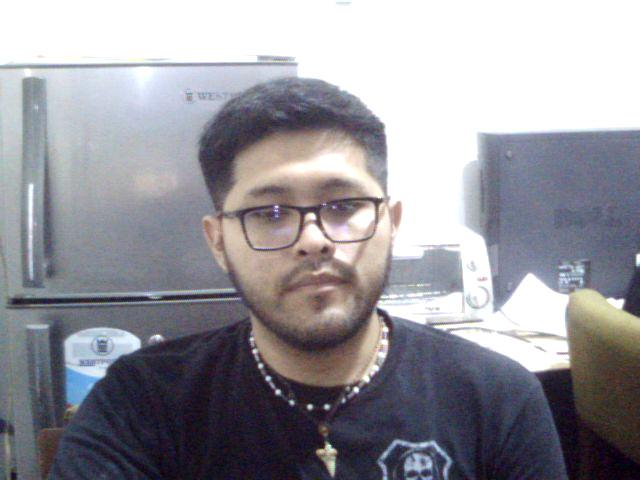
#> input picture debug_images/login_facial_20250926_104629.jpg, 640 x 480 px
$ python -i facial_recognition.py   (imports and definitions only)
#> lines starting #> are read from the running program, lines starting #| are printed output that depends on the picture
import cv2
import numpy as np
from PIL import Image
import base64
import io
import hashlib
import random
import json
import re
from math import sqrt
import face_recognition as fr

class FacialRecognitionService:
    """Servicio de reconocimiento facial inteligente que combina face_recognition con Grok 4 Fast Free"""

    # [66 lines left out: functions safe_float, safe_random_seed, decode_base64_image, not called in this run]

    @staticmethod
    def preprocess_image(image_array):
        """Preprocesar imagen para mejor reconocimiento facial"""
        try:
            # Redimensionar si es muy grande (máximo 512px en el lado más largo)
            height, width = image_array.shape[:2]
            max_size = 512

            if max(width, height) > max_size:
                scale = max_size / max(width, height)
                new_width = int(width * scale)
                new_height = int(height * scale)
                image_array = cv2.resize(image_array, (new_width, new_height), interpolation=cv2.INTER_LANCZOS4)

            # Convertir a espacio de color LAB para mejor procesamiento
            lab = cv2.cvtColor(image_array, cv2.COLOR_RGB2LAB)
            l, a, b = cv2.split(lab)

            # Ecualizar histograma del canal L (luminancia)
            clahe = cv2.createCLAHE(clipLimit=3.0, tileGridSize=(8,8))
            l = clahe.apply(l)

            # Recombinar canales
            lab = cv2.merge((l,a,b))
            image_array = cv2.cvtColor(lab, cv2.COLOR_LAB2RGB)

            return image_array
        except Exception as e:
            print(f"Error preprocesando imagen: {e}")
            return image_array

    @staticmethod
    def extract_face_embedding(image_array, strict_validation=True, grok_client=None):
        """
        Extraer embedding facial inteligente combinando face_recognition con Grok 4 Fast Free
        Ambos métodos funcionan simultáneamente para mayor precisión
        """
        try:
            print("🧠 INICIANDO RECONOCIMIENTO FACIAL INTELIGENTE...")

            # Validar calidad básica de imagen
            quality_ok, quality_msg = FacialRecognitionService.validate_image_quality(image_array)
            if not quality_ok:
                print(f"❌ Imagen no pasa validación: {quality_msg}")
                return {
                    'embedding': None,
                    'model': None,
                    'confidence': 0,
                    'face_detected': False,
                    'detection_method': None
                }

            # Preparar imagen para ambos métodos
            processed_image = FacialRecognitionService.preprocess_image(image_array)

            # Ejecutar ambos métodos en paralelo (simulado)
            face_recognition_result = None
            grok_result = None

            # 1. FACE_RECOGNITION: Detectar rostro y obtener datos detallados
            print("🔍 Ejecutando face_recognition para detección detallada...")
            try:
                face_recognition_data = FacialRecognitionService.extract_face_data_with_face_recognition(processed_image)
                if face_recognition_data['face_detected']:
                    face_recognition_result = face_recognition_data
                    print("✅ Face_recognition detectó rostro exitosamente")
                else:
                    print("❌ Face_recognition no detectó rostros")
            except Exception as e:
                print(f"Error con face_recognition: {e}")

            # 2. GROK 4 FAST FREE: Análisis inteligente con datos de face_recognition
            if grok_client:
                print("🤖 Ejecutando Grok con datos enriquecidos de face_recognition...")
                try:
                    grok_result = FacialRecognitionService.analyze_face_with_grok_enhanced(
                        processed_image,
                        grok_client,
                        face_recognition_data if face_recognition_data else None
                    )
                    if grok_result and grok_result.get('face_detected'):
                        print("✅ Grok analizó rostro exitosamente")
                    else:
                        print("❌ Grok no pudo analizar la imagen")
                except Exception as e:
                    print(f"Error con Grok: {e}")

            # 3. COMBINAR RESULTADOS PARA MAYOR ROBUSTEZ
            final_result = FacialRecognitionService.combine_recognition_results(
                face_recognition_result,
                grok_result
            )

            if final_result['face_detected']:
                print(f"🎯 Reconocimiento facial exitoso - Método: {final_result['model']} (confianza: {final_result['confidence']:.3f})")
            else:
                print("❌ Ambos métodos fallaron - no se pudo reconocer el rostro")

            return final_result

        except Exception as e:
            print(f"Error general en extract_face_embedding: {e}")
            return {
                'embedding': None,
                'model': None,
                'confidence': 0,
                'face_detected': False,
                'detection_method': None
            }

    @staticmethod
    def extract_face_data_with_face_recognition(image_array):
        """
        Extraer datos detallados del rostro usando face_recognition
        Incluye landmarks, bounding box y embedding
        """
        try:
            print("🔬 Extrayendo datos detallados con face_recognition...")

            # Convertir imagen a RGB si es necesario
            if len(image_array.shape) == 2:
                image_array_rgb = cv2.cvtColor(image_array, cv2.COLOR_GRAY2RGB)
            elif image_array.shape[2] == 4:
                image_array_rgb = cv2.cvtColor(image_array, cv2.COLOR_RGBA2RGB)
            else:
                image_array_rgb = image_array

            # Detectar rostros con face_recognition
            face_locations = fr.face_locations(image_array_rgb)

            if not face_locations:
                return {
                    'face_detected': False,
                    'face_locations': None,
                    'landmarks': None,
                    'embedding': None,
                    'confidence': 0
                }

            # Usar el primer rostro detectado (el más prominente)
            top, right, bottom, left = face_locations[0]
            face_location = face_locations[0]

            # Extraer landmarks faciales
            face_landmarks_list = fr.face_landmarks(image_array_rgb, [face_location])
            if face_landmarks_list:
                landmarks = face_landmarks_list[0]
            else:
                landmarks = None

            # Extraer embedding
            face_encodings = fr.face_encodings(image_array_rgb, [face_location])
            if face_encodings:
                embedding = face_encodings[0].tolist()
            else:
                embedding = None

            # Calcular confianza basada en el tamaño del rostro detectado
            face_width = right - left
            face_height = bottom - top
            face_area = face_width * face_height
            image_area = image_array.shape[0] * image_array.shape[1]
            face_ratio = face_area / image_area

            # Confianza basada en proporción del rostro en la imagen
            confidence = min(face_ratio * 4, 0.9)  # Máximo 90% de confianza

            return {
                'face_detected': True,
                'face_locations': (top, right, bottom, left),
                'landmarks': landmarks,
                'embedding': embedding,
                'confidence': confidence,
                'face_ratio': face_ratio,
                'face_dimensions': (face_width, face_height)
            }

        except Exception as e:
            print(f"Error extrayendo datos con face_recognition: {e}")
            return {
                'face_detected': False,
                'face_locations': None,
                'landmarks': None,
                'embedding': None,
                'confidence': 0
            }

    # [219 lines left out: functions analyze_face_with_grok_enhanced, create_enhanced_grok_prompt, combine_recognition_results, not called in this run]

    @staticmethod
    def validate_image_quality(image_array):
        """
        Validar calidad de imagen para reconocimiento facial
        Retorna tupla (ok, mensaje)
        """
        try:
            # Validar dimensiones
            height, width = image_array.shape[:2]
            if width < 64 or height < 64:
                return False, "Imagen demasiado pequeña, mínimo 64x64 píxeles"

            if width > 4096 or height > 4096:
                return False, "Imagen demasiado grande, máximo 4096x4096 píxeles"

            # Validar relación de aspecto (permitir proporciones comunes de fotos de rostros)
            aspect_ratio = width / height
            # Permitir desde 3:4 (0.75) hasta 16:9 (1.78) - cubre formatos comunes
            if aspect_ratio < 0.5 or aspect_ratio > 2.0:
                return False, "Relación de aspecto inadecuada, debe estar entre 0.5 y 2.0"

            return True, "Calidad de imagen adecuada"
        except Exception as e:
            return False, f"Error en validación de calidad de imagen: {str(e)}"

    # [1608 lines left out: functions find_best_match, compare_embeddings, analyze_facial_features_with_ai, clean_json_response, parse_facial_analysis, extract_feature and 11 more, not called in this run]

def compare_face_embeddings(embedding1, embedding2):
    """Comparar embeddings (función de compatibilidad)"""
    return FacialRecognitionService.compare_faces(embedding1, embedding2)

>>> import cv2
>>> picture = cv2.cvtColor(cv2.imread('../../../debug_images/login_facial_20250926_104629.jpg'), cv2.COLOR_BGR2RGB)
>>> result = FacialRecognitionService().extract_face_embedding(picture)
#> in extract_face_embedding, `quality_ok, quality_msg = FacialRecognitionService.validate_image_qual..`: quality_ok = True; quality_msg = 'Calidad de imagen adecuada'
#> in preprocess_image, `image_array = cv2.resize(image_array, (new_width, new_height), interpo..`:
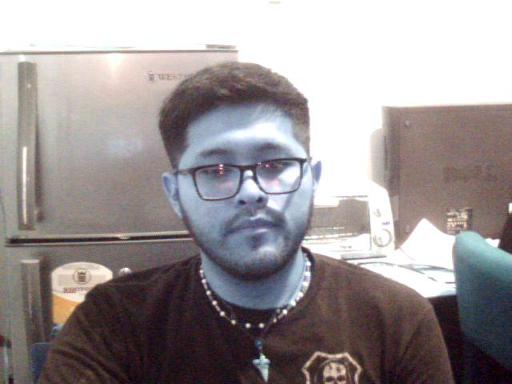
#> image_array: shape (384, 512, 3); mean of channels 0, 1, 2 150.3, 149.1, 155.9; drawn as B, G, R
#> in preprocess_image, `lab = cv2.cvtColor(image_array, cv2.COLOR_RGB2LAB)`: lab: shape (384, 512, 3); mean of channels 0, 1, 2 154.2, 130.3, 124.3
#> in preprocess_image, `l, a, b = cv2.split(lab)`:
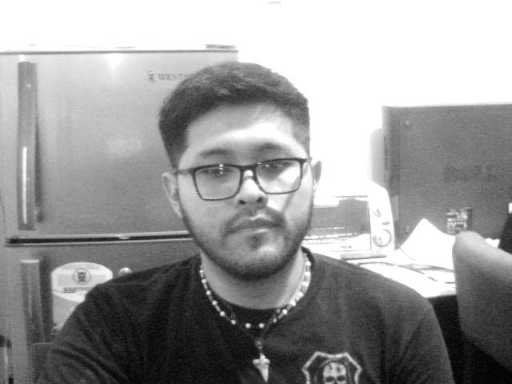
#> l: shape (384, 512); min 0, max 255, mean 154.2
#> in preprocess_image, `l, a, b = cv2.split(lab)`:
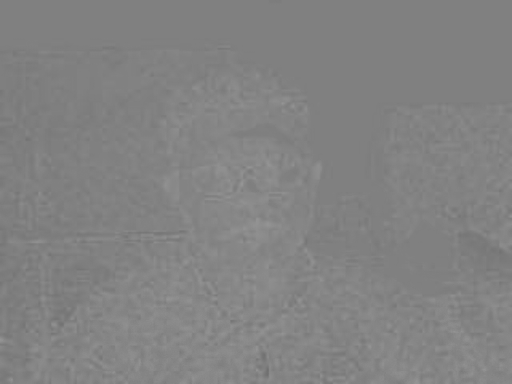
#> a: shape (384, 512); min 112, max 149, mean 130.3
#> in preprocess_image, `l, a, b = cv2.split(lab)`:
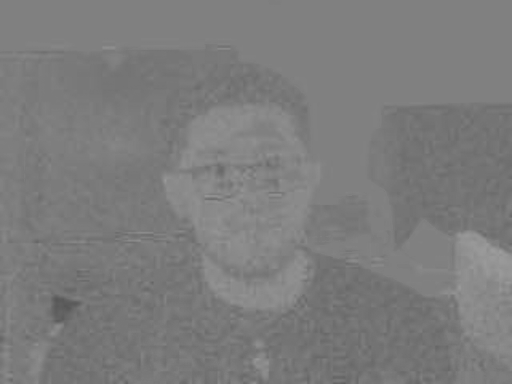
#> b: shape (384, 512); min 87, max 157, mean 124.3
#> in preprocess_image, `l = clahe.apply(l)`:
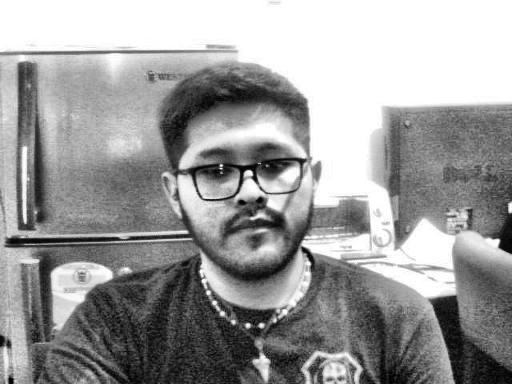
#> l: shape (384, 512); min 1, max 255, mean 155.9
#> in preprocess_image, `lab = cv2.merge((l,a,b))`: lab: shape (384, 512, 3); mean of channels 0, 1, 2 155.9, 130.3, 124.3
#> in preprocess_image, `image_array = cv2.cvtColor(lab, cv2.COLOR_LAB2RGB)`:
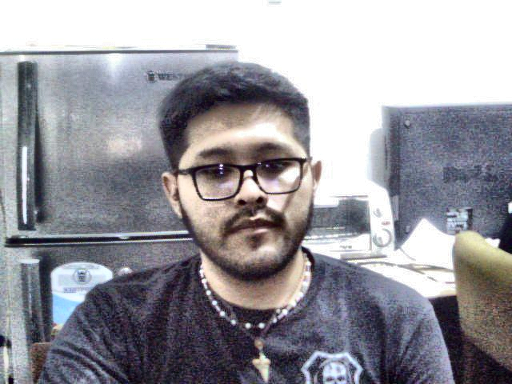
#> image_array: shape (384, 512, 3); mean R, G, B 151.8, 150.6, 157.3
#> (the run stopped early here; a loop or call above may not have finished)

$ run again, on debug_images/login_facial_20250926_155829.jpg
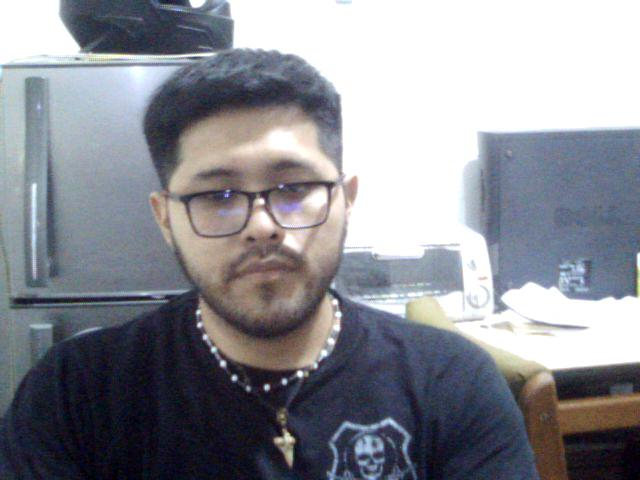
#> input picture debug_images/login_facial_20250926_155829.jpg, 640 x 480 px
#> quality_ok = True; quality_msg = 'Calidad de imagen adecuada'
#> in preprocess_image, `l, a, b = cv2.split(lab)`:
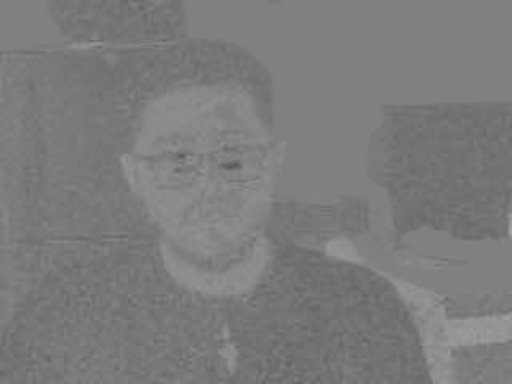
#> b: shape (384, 512); min 88, max 164, mean 123.5
#> in preprocess_image, `image_array = cv2.cvtColor(lab, cv2.COLOR_LAB2RGB)`:
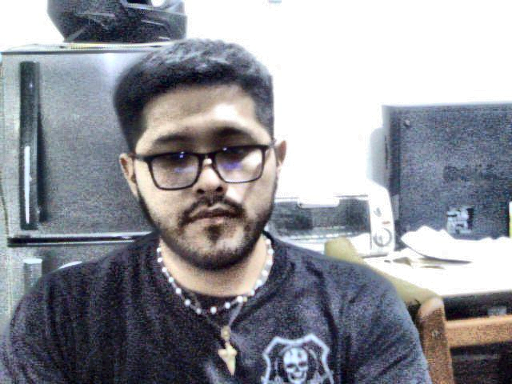
#> image_array: shape (384, 512, 3); mean R, G, B 143.8, 145.4, 152.8

$ run again, on debug_images/login_facial_20250926_161001.jpg
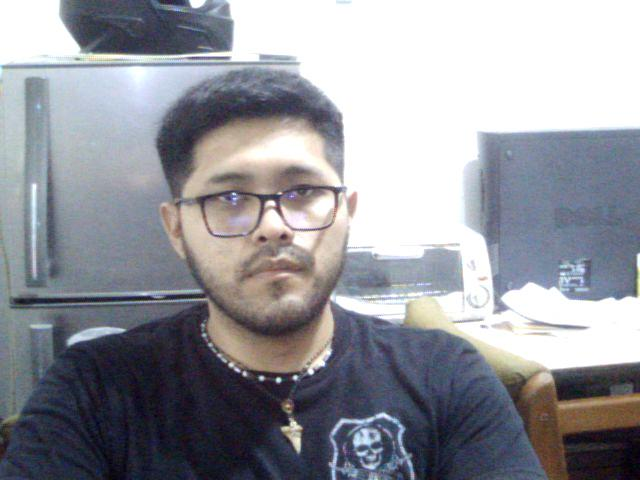
#> input picture debug_images/login_facial_20250926_161001.jpg, 640 x 480 px
#> quality_ok = True; quality_msg = 'Calidad de imagen adecuada'
#> in preprocess_image, `l, a, b = cv2.split(lab)`:
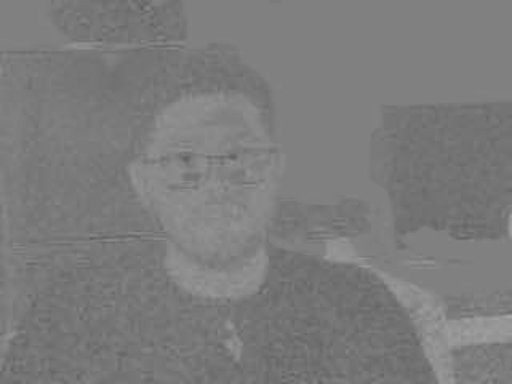
#> b: shape (384, 512); min 96, max 167, mean 123.8
#> in preprocess_image, `image_array = cv2.cvtColor(lab, cv2.COLOR_LAB2RGB)`:
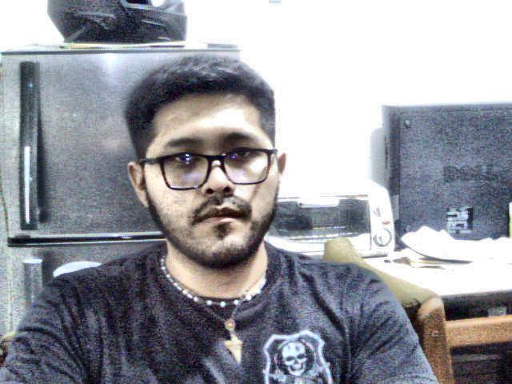
#> image_array: shape (384, 512, 3); mean R, G, B 150.4, 151.7, 158.7
